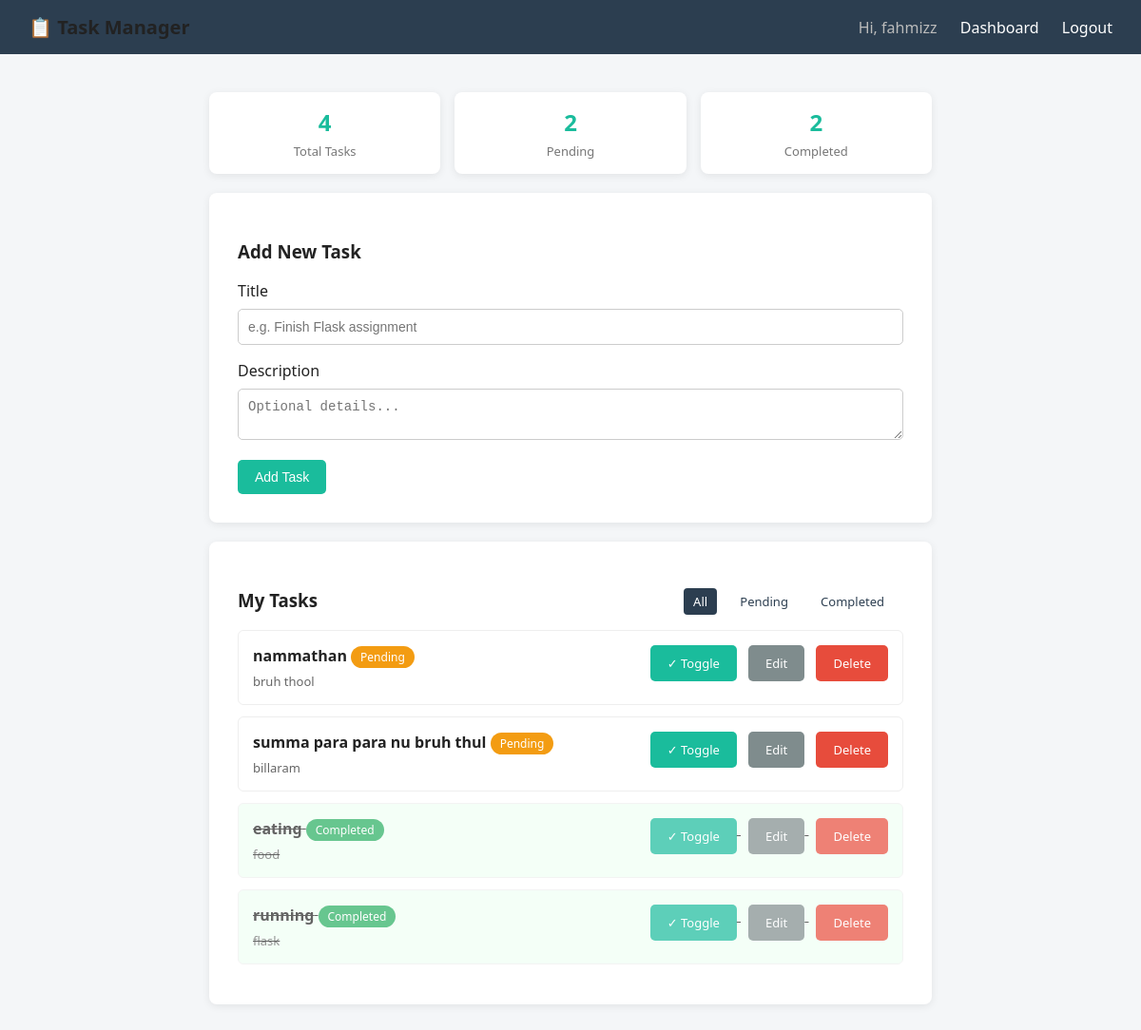
Page /dashboard (signed in) on the committed database.
### app.py (models this page shows)
class Task(db.Model):
    id = db.Column(db.Integer, primary_key=True)
    title = db.Column(db.String(120), nullable=False)
    description = db.Column(db.Text, nullable=True)
    status = db.Column(db.String(20), default='Pending')  # Pending / Completed
    created_at = db.Column(db.DateTime, default=datetime.utcnow)
    user_id = db.Column(db.Integer, db.ForeignKey('user.id'), nullable=False)

### app.py (the view)
@app.route('/dashboard')
@login_required
def dashboard():
    user_id = session['user_id']
    filter_status = request.args.get('status', 'All')
    query = Task.query.filter_by(user_id=user_id)
    if filter_status != 'All':
        query = query.filter_by(status=filter_status)
    tasks = query.order_by(Task.created_at.desc()).all()
    total = Task.query.filter_by(user_id=user_id).count()
    completed = Task.query.filter_by(user_id=user_id, status='Completed').count()
    pending = total - completed
    return render_template(
        'dashboard.html',
        tasks=tasks,
        total=total,
        completed=completed,
        pending=pending,
        filter_status=filter_status
    )

### app.py (called while the page is built)
def login_required(f):
    @wraps(f)
    def decorated_function(*args, **kwargs):
        if 'user_id' not in session:
            flash('Please log in to continue.', 'warning')
            return redirect(url_for('login'))
        return f(*args, **kwargs)
    return decorated_function

### templates/dashboard.html (shortened to what this page needs)
{% extends 'base.html' %}
{% block content %}
<div class="stats">
    <div class="stat-box"><h2>{{ total }}</h2><p>Total Tasks</p></div>
    <div class="stat-box"><h2>{{ pending }}</h2><p>Pending</p></div>
    <div class="stat-box"><h2>{{ completed }}</h2><p>Completed</p></div>
</div>
<div class="card" style="margin-bottom:20px;">
    <h3>Add New Task</h3>
    <form method="POST" action="{{ url_for('add_task') }}">
        <label>Title</label>
        <input type="text" name="title" placeholder="e.g. Finish Flask assignment" required>
        <label>Description</label>
        <textarea name="description" rows="2" placeholder="Optional details..."></textarea>
        <button type="submit">Add Task</button>
    </form>
</div>
<div class="card">
    <div style="display:flex; justify-content:space-between; align-items:center;">
        <h3>My Tasks</h3>
        <div class="filters">
            <a href="{{ url_for('dashboard', status='All') }}" class="{{ 'active' if filter_status=='All' }}">All</a>
            <a href="{{ url_for('dashboard', status='Pending') }}" class="{{ 'active' if filter_status=='Pending' }}">Pending</a>
            <a href="{{ url_for('dashboard', status='Completed') }}" class="{{ 'active' if filter_status=='Completed' }}">Completed</a>
        </div>
    </div>
    {% if tasks %}
        {% for task in tasks %}
        <div class="task {{ 'completed' if task.status == 'Completed' }}">
            <div>
                <strong>{{ task.title }}</strong>
                <span class="status-badge {{ task.status }}">{{ task.status }}</span>
                {% if task.description %}<p style="margin:5px 0 0; color:#666; font-size:13px;">{{ task.description }}</p>{% endif %}
            </div>
            <div class="task-actions">
                <a href="{{ url_for('toggle_status', task_id=task.id) }}" class="btn">✓ Toggle</a>
                <a href="{{ url_for('edit_task', task_id=task.id) }}" class="btn btn-secondary">Edit</a>
                <a href="{{ url_for('delete_task', task_id=task.id) }}" class="btn btn-danger"
                   onclick="return confirm('Delete this task?');">Delete</a>
            </div>
        </div>
        {% endfor %}
    {% else %}
        <p style="color:#999;">No tasks found. Add one above!</p>
    {% endif %}
</div>
{% endblock %}

### templates/base.html (shortened to what this page needs)
<!DOCTYPE html>
<html lang="en">
<head>
</head>
<body>
    <nav>
        <div class="brand">📋 Task Manager</div>
        <div>
            {% if session.get('user_id') %}
                <span style="color:#bbb;">Hi, {{ session.get('username') }}</span>
                <a href="{{ url_for('dashboard') }}">Dashboard</a>
                <a href="{{ url_for('logout') }}">Logout</a>
            {% else %}
                <a href="{{ url_for('login') }}">Login</a>
                <a href="{{ url_for('register') }}">Register</a>
            {% endif %}
        </div>
    </nav>
    <div class="container">
        {% block content %}{% endblock %}
    </div>
</body>
</html>

### templates/base.html (style rules this page uses)
* { box-sizing: border-box; }
body { font-family: 'Segoe UI', Arial, sans-serif; background: #f4f6f8; margin: 0; color: #222; }
nav { background: #2c3e50; padding: 15px 30px; display: flex; justify-content: space-between; align-items: center; }
nav a { color: #fff; text-decoration: none; margin-left: 20px; font-weight: 500; }
.brand { font-size: 20px; font-weight: bold; }
.container { max-width: 800px; margin: 40px auto; padding: 0 20px; }
.card { background: #fff; border-radius: 8px; padding: 30px; box-shadow: 0 2px 8px rgba(0,0,0,0.08); }
input[type=text], input[type=password], textarea { width: 100%; padding: 10px; margin: 8px 0 16px 0; border: 1px solid #ccc; border-radius: 5px; font-size: 14px; }
button, .btn { background: #1abc9c; color: #fff; border: none; padding: 10px 18px; border-radius: 5px; cursor: pointer; font-size: 14px; text-decoration: none; display: inline-block; }
.btn-danger { background: #e74c3c; }
.btn-secondary { background: #7f8c8d; }
.task { border: 1px solid #eee; border-radius: 6px; padding: 15px; margin-bottom: 12px; display: flex; justify-content: space-between; align-items: flex-start; }
.task.completed { background: #f0fff4; text-decoration: line-through; opacity: 0.7; }
.task-actions a { margin-left: 8px; font-size: 13px; }
.status-badge { display: inline-block; padding: 3px 10px; border-radius: 12px; font-size: 12px; color: #fff; background: #f39c12; }
.status-badge.Completed { background: #27ae60; }
.stats { display: flex; gap: 15px; margin-bottom: 20px; }
.stat-box { flex: 1; background: #fff; border-radius: 8px; padding: 15px; text-align: center; box-shadow: 0 2px 8px rgba(0,0,0,0.08); }
.stat-box h2 { margin: 0; color: #1abc9c; }
.stat-box p { margin: 5px 0 0; color: #777; font-size: 13px; }
.filters a { margin-right: 10px; color: #2c3e50; font-size: 13px; text-decoration: none; padding: 5px 10px; border-radius: 4px; }
.filters a.active { background: #2c3e50; color: #fff; }

### rows in the picture
Task: title "nammathan", status "Pending", description "bruh thool"
Task: title "summa para para nu bruh thul", status "Pending", description "billaram"
Task: title "eating", status "Completed", description "food"
Task: title "running", status "Completed", description "flask"

### other values in the picture
{{ session.get('username') }} "fahmizz"
{{ total }} "4"
{{ pending }} "2"
{{ completed }} "2"
